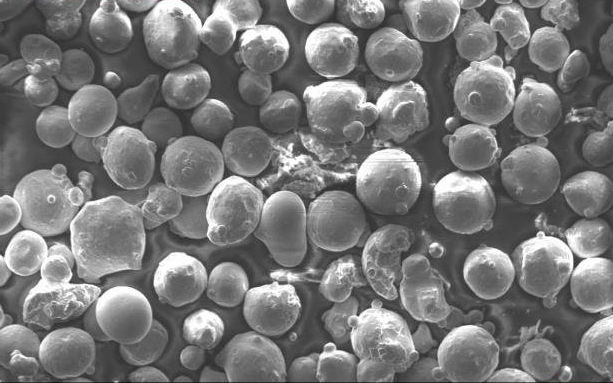
#> input picture powder.png, 613 x 383 px
$ python powder_hough.py
#> lines starting #> are read from the running program, lines starting #| are printed output that depends on the picture
import cv2
import numpy as np
import matplotlib.pyplot as plt

def preprocess_image(image_path):
    # Read the image
    image = cv2.imread(image_path, cv2.IMREAD_COLOR)
    if image is None:
        print("Error: Unable to read image")
        return None

    image = cv2.cvtColor(image, cv2.COLOR_BGR2GRAY)
    # Apply Gaussian blur to smooth the image
    image = cv2.GaussianBlur(image, (7, 7), 1.2)

    # Apply Canny edge detector to find sharp differences
    image = cv2.Canny(image, 50, 180)

    return image

def find_circles(image_path):
    gray = preprocess_image(image_path)
    if gray is None:
        return [], None

    h, w = gray.shape[:]

    # Detect circles in the image
    circles = cv2.HoughCircles(
        gray,
        cv2.HOUGH_GRADIENT,
        dp=1.52,
        minDist=int(w / 20),
        param1=10,
        param2=40,
        minRadius=int(w / 80),
        maxRadius=int(w / 17.5),
    )

    if circles is not None:
        circles = np.round(circles[0, :]).astype("int")
    return circles, gray

def draw_circles(image_path, circles, output_path):
    image = cv2.imread(image_path)
    if image is None:
        print("Error: Unable to read image")
        return

    if circles is not None:
        for (x, y, r) in circles:
            cv2.circle(image, (x, y), r, (0, 0, 255), 4)
            cv2.rectangle(image, (x - 5, y - 5), (x + 5, y + 5), (0, 128, 255), -1)

    # Save the output image
    cv2.imwrite(output_path, image)

def calculate_statistics(circles):
    if circles is None:
        return np.nan, np.nan

    radii = [r for (_, _, r) in circles]
    mean_radius = np.mean(radii)
    std_radius = np.std(radii)

    return mean_radius, std_radius

def main(image_path, output_path):
    circles, gray_image = find_circles(image_path)
#> in preprocess_image, image is the input picture: shape (383, 613, 3); mean B, G, R 119.2, 119.2, 119.2
#> in preprocess_image, `image = cv2.Canny(image, 50, 180)`:
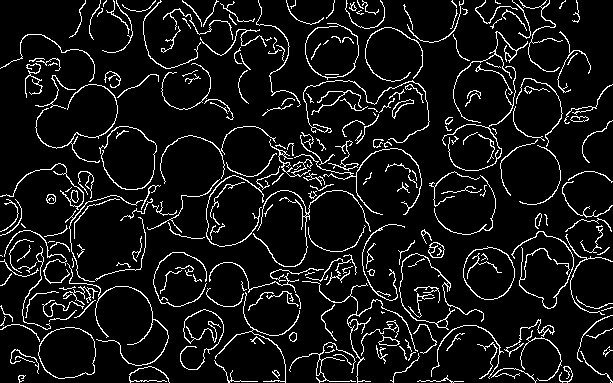
#> image: shape (383, 613); 8.3% white in thin lines or dots
#> in find_circles, `circles = cv2.HoughCircles( gray, cv2.HOUGH_GRADIENT, dp=1.52, minDist..`: circles = 73 rows, first 8: [388.4, 181.6, 34.06], [488.7, 93.48, 34.06], [462.8, 201.4, 32.38], [49.4, 201.4, 34.06], [335.2, 218.1, 34.06], [192.3, 164.9, 30.71], [330.6, 49.4, 27.37], [473.5, 146.7, 24.02]
#> in find_circles, `circles = np.round(circles[0, :]).astype("int")`: circles = 73 rows, first 8: [388, 182, 34], [489, 93, 34], [463, 201, 32], [49, 201, 34], [335, 218, 34], [192, 165, 31], [331, 49, 27], [473, 147, 24]
    if circles is None:
        print("No circles detected.")
        return

    mean_radius, std_radius = calculate_statistics(circles)
#> in calculate_statistics, `radii = [r for (_, _, r) in circles]`: radii = 73 values, max 34 at index 0, min 12 at index 72, mean 26.96
#> in calculate_statistics, `mean_radius = np.mean(radii)`: mean_radius = 26.96
#> in calculate_statistics, `std_radius = np.std(radii)`: std_radius = 5.58
#> mean_radius = 26.96; std_radius = 5.58

    print(f"Mean Radius: {mean_radius:.2f}, Standard Deviation: {std_radius:.2f}")
#| Mean Radius: 26.96, Standard Deviation: 5.58

    draw_circles(image_path, circles, output_path)
#> the loop in draw_circles, `for (x, y, r) in circles:` made 73 passes
#> (x, y, r) on passes 1 to 12: (388, 182, 34), (489, 93, 34), (463, 201, 32), (49, 201, 34), (335, 218, 34), (192, 165, 31), (331, 49, 27), (473, 147, 24), (271, 309, 27), (131, 157, 31), (543, 264, 31), (394, 258, 34)
#> after the loop in draw_circles, `for (x, y, r) in circles:`:
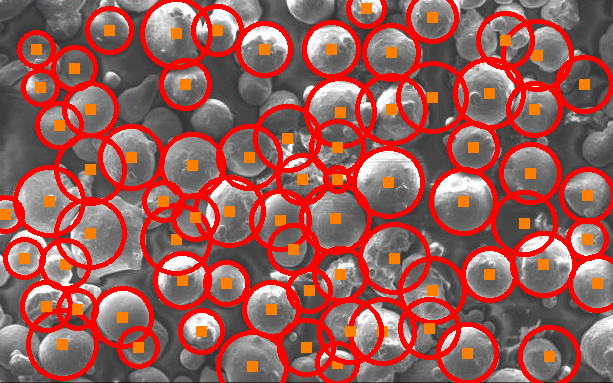
#> image: shape (383, 613, 3); mean B, G, R 86.4, 91.1, 154.3

    # Display the binarized image with circles
    plt.imshow(gray_image, cmap='gray')
    if circles is not None:
        for (x, y, r) in circles:
            plt.gca().add_patch(plt.Circle((x, y), r, color='r', fill=False))
#> this loop made 73 passes
    plt.title(f"Mean Radius: {mean_radius:.2f}, Std: {std_radius:.2f}")
    plt.show()
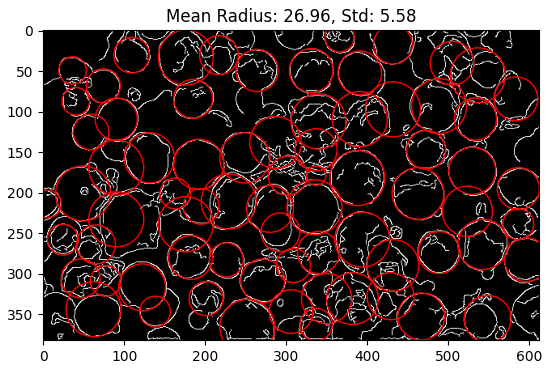
#> figure drawn by matplotlib, 1 panel

image_path = 'powder.png'
output_path = 'output_image.jpg'
main(image_path, output_path)
